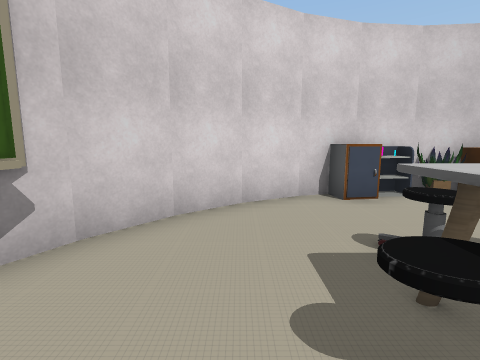
View 1 (above)

12 first-person views from a walk through a Unity game level. The camera is 1.2 m above the floor, tilts 8° down and sees 85° across. The floor is counted in squares, 1 m on a side. Each view is taken from the middle of a square. On the plan, view 1 faces up. The plan holds only what a view shows up to about 12 squares ahead; the rest is blank. The player is left out.

View 2
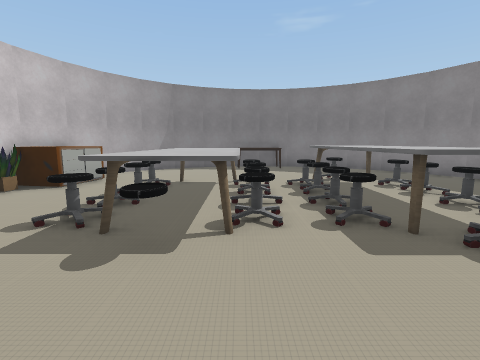

View 3
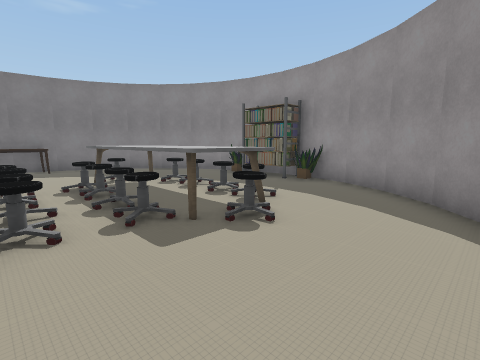

View 4
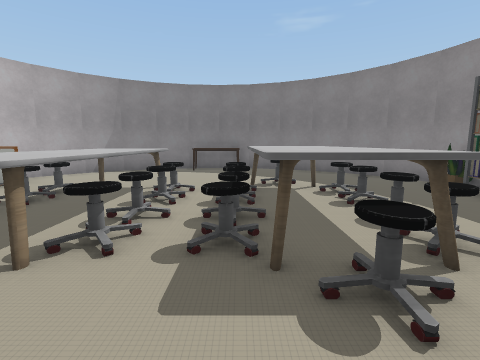

View 5
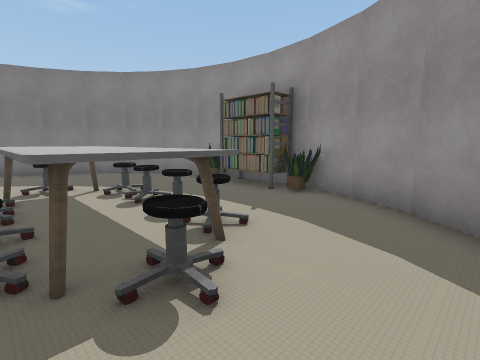

View 6
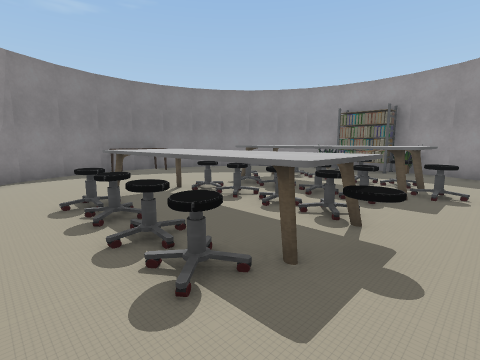

View 7
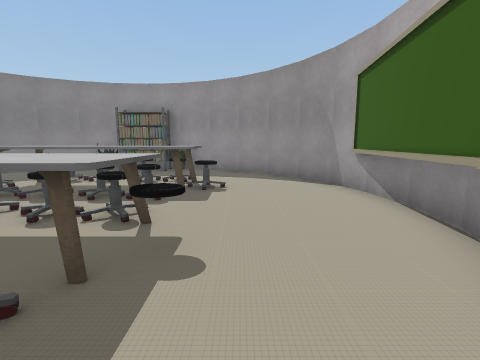

View 8
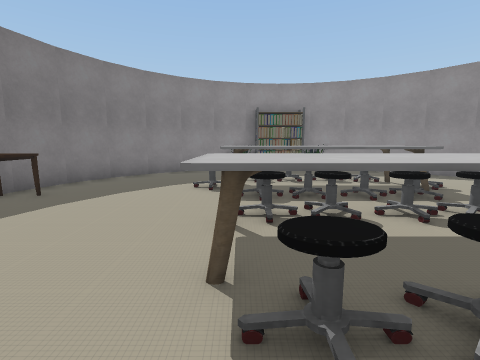

View 9
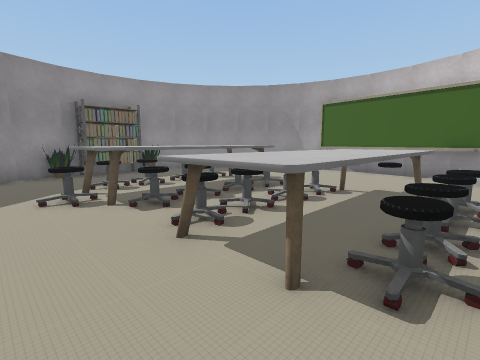

View 10
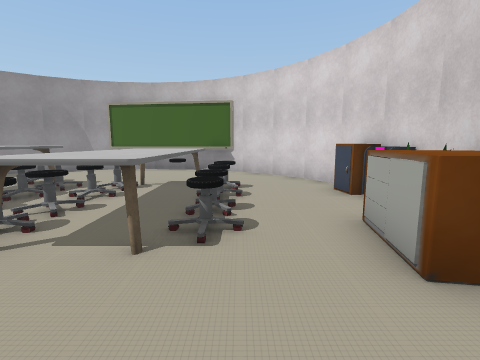

View 11
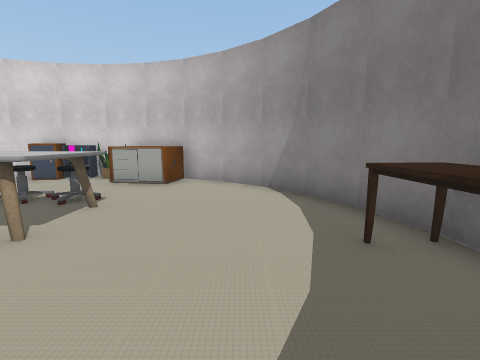

View 12
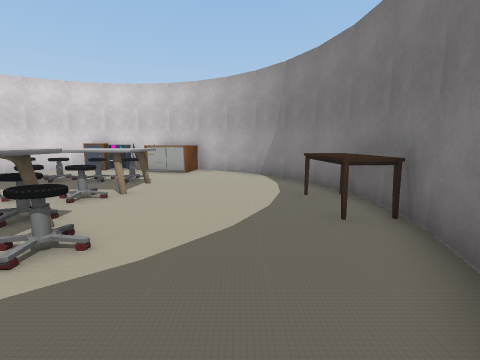

### Floor plan
Key: @ floor where view 1 was taken; # wall or solid block; . floor; O other object.
Columns run from 3 left of view 1 to 12 right of it. Each row starts with its distance up from view 1.
  7      ####
  6    ###OOOO###
  5   ##..O.OOO.##
  4  ##..........##
  3 ##...OOOO.....#
  2 #O..OOOOOO....##
  1 #...OOOOOO.....#
  0 #..@OOOOOO....O#
 -1 #......O......O#
 -2 #....OOOOO....O#
 -3 #...OOOOOOO....#
 -4 #...OOOOOO....##
 -5 ##...OOOO.....#
 -6  ##..........##
 -7   ##........##
 -8    ###OOOO###
 -9      ####

Positions as (right, up) in squares from view 1, and headings:
1: (0, 0), facing up
2: (-2, 0), facing right
3: (-2, 0), facing down-right
4: (-1, -2), facing right
5: (-1, -2), facing down-right
6: (0, 4), facing down-right
7: (0, 4), facing down
8: (6, 4), facing down
9: (8, 3), facing down-left
10: (9, 3), facing left
11: (9, -3), facing up
12: (9, -6), facing up
